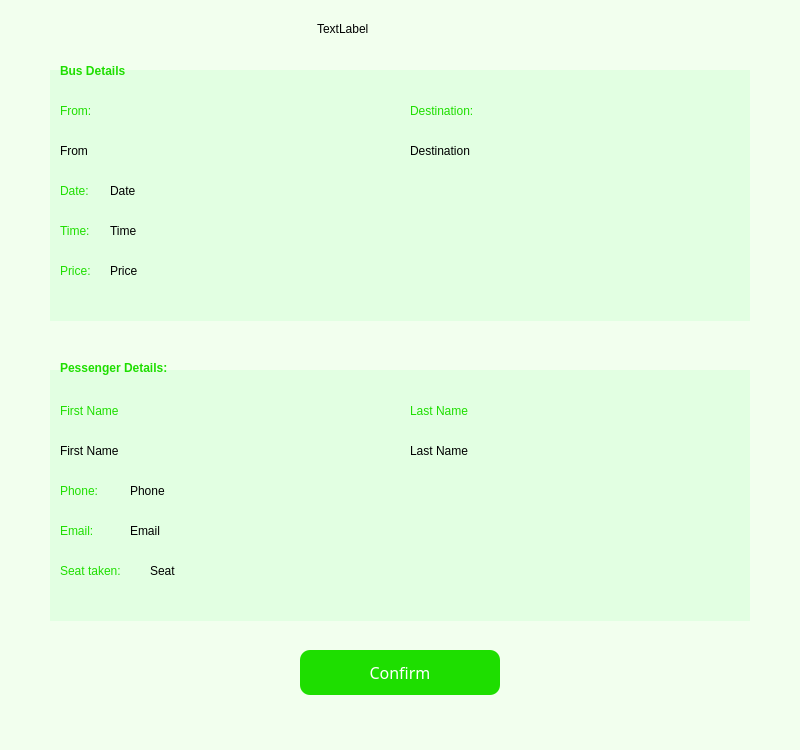
<?xml version="1.0" encoding="UTF-8"?>
<ui version="4.0">
 <class>confirmPage</class>
 <widget class="QMainWindow" name="confirmPage">
  <property name="geometry">
   <rect>
    <x>0</x>
    <y>0</y>
    <width>800</width>
    <height>750</height>
   </rect>
  </property>
  <property name="windowTitle">
   <string>MainWindow</string>
  </property>
  <property name="styleSheet">
   <string notr="true">background-color: rgb(226, 255, 226);
background-color: rgb(242, 255, 238);</string>
  </property>
  <widget class="QWidget" name="centralwidget">
   <widget class="QFrame" name="frame">
    <property name="geometry">
     <rect>
      <x>50</x>
      <y>70</y>
      <width>700</width>
      <height>251</height>
     </rect>
    </property>
    <property name="styleSheet">
     <string notr="true">background-color: rgb(226, 255, 226);
border:none; </string>
    </property>
    <property name="frameShape">
     <enum>QFrame::StyledPanel</enum>
    </property>
    <property name="frameShadow">
     <enum>QFrame::Raised</enum>
    </property>
    <widget class="QLabel" name="label_3">
     <property name="geometry">
      <rect>
       <x>10</x>
       <y>30</y>
       <width>101</width>
       <height>21</height>
      </rect>
     </property>
     <property name="styleSheet">
      <string notr="true">font: 10pt &quot;Sans Serif Collection&quot;;
color:rgb(30, 222, 0);
background-color:transparent;
</string>
     </property>
     <property name="text">
      <string>From:</string>
     </property>
    </widget>
    <widget class="QLabel" name="label_4">
     <property name="geometry">
      <rect>
       <x>360</x>
       <y>30</y>
       <width>101</width>
       <height>21</height>
      </rect>
     </property>
     <property name="styleSheet">
      <string notr="true">font: 10pt &quot;Sans Serif Collection&quot;;
color:rgb(30, 222, 0);
background-color:transparent;
</string>
     </property>
     <property name="text">
      <string>Destination:</string>
     </property>
    </widget>
    <widget class="QLabel" name="From">
     <property name="geometry">
      <rect>
       <x>10</x>
       <y>70</y>
       <width>101</width>
       <height>21</height>
      </rect>
     </property>
     <property name="styleSheet">
      <string notr="true">font: 10pt &quot;Sans Serif Collection&quot;;
color:black; 
background-color:transparent;
</string>
     </property>
     <property name="text">
      <string>From</string>
     </property>
    </widget>
    <widget class="QLabel" name="Destination">
     <property name="geometry">
      <rect>
       <x>360</x>
       <y>70</y>
       <width>101</width>
       <height>21</height>
      </rect>
     </property>
     <property name="styleSheet">
      <string notr="true">font: 10pt &quot;Sans Serif Collection&quot;;
color:black; 
background-color:transparent;
</string>
     </property>
     <property name="text">
      <string>Destination</string>
     </property>
    </widget>
    <widget class="QLabel" name="label_7">
     <property name="geometry">
      <rect>
       <x>10</x>
       <y>110</y>
       <width>41</width>
       <height>21</height>
      </rect>
     </property>
     <property name="styleSheet">
      <string notr="true">font: 10pt &quot;Sans Serif Collection&quot;;
color:rgb(30, 222, 0);
background-color:transparent;
</string>
     </property>
     <property name="text">
      <string>Date:</string>
     </property>
    </widget>
    <widget class="QLabel" name="label_8">
     <property name="geometry">
      <rect>
       <x>10</x>
       <y>190</y>
       <width>41</width>
       <height>21</height>
      </rect>
     </property>
     <property name="styleSheet">
      <string notr="true">font: 10pt &quot;Sans Serif Collection&quot;;
color:rgb(30, 222, 0);
background-color:transparent;
</string>
     </property>
     <property name="text">
      <string>Price:</string>
     </property>
    </widget>
    <widget class="QLabel" name="label_9">
     <property name="geometry">
      <rect>
       <x>10</x>
       <y>150</y>
       <width>41</width>
       <height>21</height>
      </rect>
     </property>
     <property name="styleSheet">
      <string notr="true">font: 10pt &quot;Sans Serif Collection&quot;;
color:rgb(30, 222, 0);
background-color:transparent;
</string>
     </property>
     <property name="text">
      <string>Time:</string>
     </property>
    </widget>
    <widget class="QLabel" name="Date">
     <property name="geometry">
      <rect>
       <x>60</x>
       <y>110</y>
       <width>101</width>
       <height>21</height>
      </rect>
     </property>
     <property name="styleSheet">
      <string notr="true">font: 10pt &quot;Sans Serif Collection&quot;;
color:black; 
background-color:transparent;
</string>
     </property>
     <property name="text">
      <string>Date</string>
     </property>
    </widget>
    <widget class="QLabel" name="Time">
     <property name="geometry">
      <rect>
       <x>60</x>
       <y>150</y>
       <width>101</width>
       <height>21</height>
      </rect>
     </property>
     <property name="styleSheet">
      <string notr="true">font: 10pt &quot;Sans Serif Collection&quot;;
color:black; 
background-color:transparent;
</string>
     </property>
     <property name="text">
      <string>Time</string>
     </property>
    </widget>
    <widget class="QLabel" name="Price">
     <property name="geometry">
      <rect>
       <x>60</x>
       <y>190</y>
       <width>101</width>
       <height>21</height>
      </rect>
     </property>
     <property name="styleSheet">
      <string notr="true">font: 10pt &quot;Sans Serif Collection&quot;;
color:black; 
background-color:transparent;
</string>
     </property>
     <property name="text">
      <string>Price</string>
     </property>
    </widget>
   </widget>
   <widget class="QLabel" name="label_2">
    <property name="geometry">
     <rect>
      <x>60</x>
      <y>60</y>
      <width>121</width>
      <height>21</height>
     </rect>
    </property>
    <property name="styleSheet">
     <string notr="true">font: 12pt &quot;Sans Serif Collection&quot;;
color:rgb(30, 222, 0);
font-weight:bold; 
background-color:transparent;
</string>
    </property>
    <property name="text">
     <string>Bus Details</string>
    </property>
   </widget>
   <widget class="QFrame" name="frame_2">
    <property name="geometry">
     <rect>
      <x>50</x>
      <y>370</y>
      <width>700</width>
      <height>251</height>
     </rect>
    </property>
    <property name="styleSheet">
     <string notr="true">background-color: rgb(226, 255, 226);
border:none; </string>
    </property>
    <property name="frameShape">
     <enum>QFrame::StyledPanel</enum>
    </property>
    <property name="frameShadow">
     <enum>QFrame::Raised</enum>
    </property>
    <widget class="QLabel" name="label_5">
     <property name="geometry">
      <rect>
       <x>10</x>
       <y>30</y>
       <width>101</width>
       <height>21</height>
      </rect>
     </property>
     <property name="styleSheet">
      <string notr="true">font: 10pt &quot;Sans Serif Collection&quot;;
color:rgb(30, 222, 0);
background-color:transparent;
</string>
     </property>
     <property name="text">
      <string>First Name</string>
     </property>
    </widget>
    <widget class="QLabel" name="label_6">
     <property name="geometry">
      <rect>
       <x>360</x>
       <y>30</y>
       <width>101</width>
       <height>21</height>
      </rect>
     </property>
     <property name="styleSheet">
      <string notr="true">font: 10pt &quot;Sans Serif Collection&quot;;
color:rgb(30, 222, 0);
background-color:transparent;
</string>
     </property>
     <property name="text">
      <string>Last Name</string>
     </property>
    </widget>
    <widget class="QLabel" name="Firstname">
     <property name="geometry">
      <rect>
       <x>10</x>
       <y>70</y>
       <width>101</width>
       <height>21</height>
      </rect>
     </property>
     <property name="styleSheet">
      <string notr="true">font: 10pt &quot;Sans Serif Collection&quot;;
color:black; 
background-color:transparent;
</string>
     </property>
     <property name="text">
      <string>First Name</string>
     </property>
    </widget>
    <widget class="QLabel" name="Lastname">
     <property name="geometry">
      <rect>
       <x>360</x>
       <y>70</y>
       <width>101</width>
       <height>21</height>
      </rect>
     </property>
     <property name="styleSheet">
      <string notr="true">font: 10pt &quot;Sans Serif Collection&quot;;
color:black; 
background-color:transparent;
</string>
     </property>
     <property name="text">
      <string>Last Name</string>
     </property>
    </widget>
    <widget class="QLabel" name="label_10">
     <property name="geometry">
      <rect>
       <x>10</x>
       <y>110</y>
       <width>51</width>
       <height>21</height>
      </rect>
     </property>
     <property name="styleSheet">
      <string notr="true">font: 10pt &quot;Sans Serif Collection&quot;;
color:rgb(30, 222, 0);
background-color:transparent;
</string>
     </property>
     <property name="text">
      <string>Phone:</string>
     </property>
    </widget>
    <widget class="QLabel" name="label_11">
     <property name="geometry">
      <rect>
       <x>10</x>
       <y>190</y>
       <width>91</width>
       <height>21</height>
      </rect>
     </property>
     <property name="styleSheet">
      <string notr="true">font: 10pt &quot;Sans Serif Collection&quot;;
color:rgb(30, 222, 0);
background-color:transparent;
</string>
     </property>
     <property name="text">
      <string>Seat taken:</string>
     </property>
    </widget>
    <widget class="QLabel" name="label_12">
     <property name="geometry">
      <rect>
       <x>10</x>
       <y>150</y>
       <width>51</width>
       <height>21</height>
      </rect>
     </property>
     <property name="styleSheet">
      <string notr="true">font: 10pt &quot;Sans Serif Collection&quot;;
color:rgb(30, 222, 0);
background-color:transparent;
</string>
     </property>
     <property name="text">
      <string>Email:</string>
     </property>
    </widget>
    <widget class="QLabel" name="Phone">
     <property name="geometry">
      <rect>
       <x>80</x>
       <y>110</y>
       <width>101</width>
       <height>21</height>
      </rect>
     </property>
     <property name="styleSheet">
      <string notr="true">font: 10pt &quot;Sans Serif Collection&quot;;
color:black; 
background-color:transparent;
</string>
     </property>
     <property name="text">
      <string>Phone</string>
     </property>
    </widget>
    <widget class="QLabel" name="Email">
     <property name="geometry">
      <rect>
       <x>80</x>
       <y>150</y>
       <width>101</width>
       <height>21</height>
      </rect>
     </property>
     <property name="styleSheet">
      <string notr="true">font: 10pt &quot;Sans Serif Collection&quot;;
color:black; 
background-color:transparent;
</string>
     </property>
     <property name="text">
      <string>Email</string>
     </property>
    </widget>
    <widget class="QLabel" name="Seat">
     <property name="geometry">
      <rect>
       <x>100</x>
       <y>190</y>
       <width>101</width>
       <height>21</height>
      </rect>
     </property>
     <property name="styleSheet">
      <string notr="true">font: 10pt &quot;Sans Serif Collection&quot;;
color:black; 
background-color:transparent;
</string>
     </property>
     <property name="text">
      <string>Seat</string>
     </property>
    </widget>
   </widget>
   <widget class="QLabel" name="label_13">
    <property name="geometry">
     <rect>
      <x>60</x>
      <y>352</y>
      <width>191</width>
      <height>31</height>
     </rect>
    </property>
    <property name="styleSheet">
     <string notr="true">
font: 12pt &quot;Sans Serif Collection&quot;;
color:rgb(30, 222, 0);
font-weight:bold; 
background-color:transparent;
</string>
    </property>
    <property name="text">
     <string>Pessenger Details:</string>
    </property>
   </widget>
   <widget class="QPushButton" name="Confirm">
    <property name="geometry">
     <rect>
      <x>300</x>
      <y>650</y>
      <width>200</width>
      <height>45</height>
     </rect>
    </property>
    <property name="font">
     <font>
      <family>Sans Serif Collection</family>
      <pointsize>12</pointsize>
     </font>
    </property>
    <property name="styleSheet">
     <string notr="true">                         border-radius: 10px;
                         padding: 10px;
background-color: rgb(30, 222, 0);
color:white; </string>
    </property>
    <property name="text">
     <string>Confirm</string>
    </property>
   </widget>
   <widget class="QLabel" name="logo">
    <property name="geometry">
     <rect>
      <x>317</x>
      <y>0</y>
      <width>166</width>
      <height>58</height>
     </rect>
    </property>
    <property name="text">
     <string>TextLabel</string>
    </property>
   </widget>
  </widget>
  <widget class="QMenuBar" name="menubar">
   <property name="geometry">
    <rect>
     <x>0</x>
     <y>0</y>
     <width>800</width>
     <height>25</height>
    </rect>
   </property>
  </widget>
  <widget class="QStatusBar" name="statusbar"/>
 </widget>
 <resources/>
 <connections/>
</ui>
